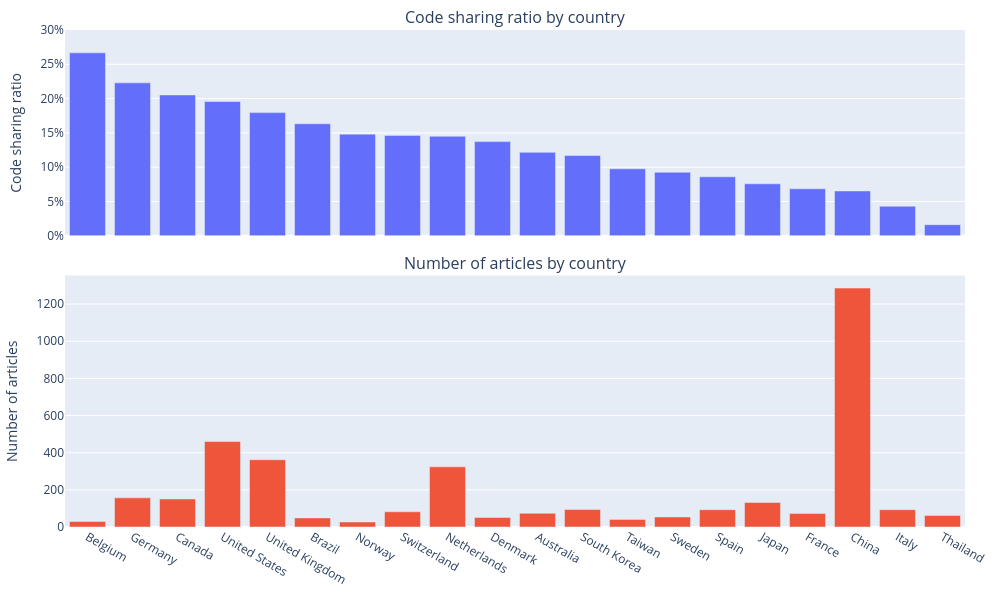

The code cell stored with this chart in its notebook:
### Code cell
import pandas as pd
import numpy as np
import plotly.graph_objects as go
from plotly.subplots import make_subplots

# ----------------------------
# Choose country column
# ----------------------------
country_col = (
    "country_first_author_institution_normalized"
    if "country_first_author_institution_normalized" in df_inscope.columns
    else "country_first_author_institution"
)

# ----------------------------
# Filter to countries with >20 papers
# ----------------------------
country_counts = df_inscope[country_col].dropna().value_counts()
valid_countries = country_counts[country_counts > 20].index
dfc = df_inscope[df_inscope[country_col].isin(valid_countries)].copy()

# ----------------------------
# Reported code mask
# ----------------------------
reported_mask = (
    dfc["repo_status"].isin([RepoStatus.OK.value, RepoStatus.NOT_SUPPORTED.value])
    | (dfc["repo_url"] == "Appendix")
)

# ----------------------------
# Aggregate support + ratio
# ----------------------------
summary = (
    dfc.assign(is_reported=reported_mask)
       .groupby(country_col, dropna=False)
       .agg(
           support=("is_reported", "size"),
           reported_ratio=("is_reported", "mean"),
       )
       .reset_index()
)

# Sort by code sharing ratio DESC (keep same order for both panels)
summary = summary.sort_values(["reported_ratio", "support"], ascending=[False, False])
countries = summary[country_col].tolist()

# ----------------------------
# Two-panel figure (swapped: 1b on top, 1a on bottom)
# ----------------------------
fig = make_subplots(
    rows=2, cols=1,
    shared_xaxes=True,
    vertical_spacing=0.08,
    row_heights=[0.45, 0.55],
    subplot_titles=[
        "Code sharing ratio by country",
        "Number of articles by country"
    ],
)

# Top: 1b ratio (cap view at 0.5 as before)
fig.add_trace(
    go.Bar(
        x=countries,
        y=summary["reported_ratio"],
        name="Code sharing ratio",
        customdata=summary["support"],
        hovertemplate="Country: %{x}<br>Reported ratio: %{y:.1%}<br>(n=%{customdata})<extra></extra>",
    ),
    row=1, col=1
)

# Bottom: 1a counts
fig.add_trace(
    go.Bar(
        x=countries,
        y=summary["support"],
        name="Articles (n)",
        hovertemplate="Country: %{x}<br>Articles (n): %{y}<extra></extra>",
    ),
    row=2, col=1
)

fig.update_yaxes(title_text="Code sharing ratio", range=[0, 0.3], tickformat=".0%", row=1, col=1)
fig.update_yaxes(title_text="Number of articles", row=2, col=1)

# fig.update_xaxes(title_text="Country", tickangle=45, row=2, col=1)

fig.update_layout(
    height=600,
    width=1000,
    showlegend=False,
    margin=dict(l=20, r=20, t=30, b=20),
)
fig.write_image("../figures/figure4_code_sharing_countries.png", scale=3)  # scale controls sharpness
fig.show()

### Figure 1 — Plotly figure (JSON) as saved in the notebook; plotly's stock layout.template omitted (floating-point values rounded to 4 significant figures)
{"data": [{"customdata": [30, 157, 151, 460, 362, 49, 27, 82, 324, 51, 74, 94, 41, 54, 93, 132, 73, 1286, 93, 62], "hovertemplate": "Country: %{x}<br>Reported ratio: %{y:.1%}<br>(n=%{customdata})<extra></extra>", "name": "Code sharing ratio", "type": "bar", "x": ["Belgium", "Germany", "Canada", "United States", "United Kingdom", "Brazil", "Norway", "Switzerland", "Netherlands", "Denmark", "Australia", "South Korea", "Taiwan", "Sweden", "Spain", "Japan", "France", "China", "Italy", "Thailand"], "xaxis": "x", "y": [0.2667, 0.2229, 0.2053, 0.1957, 0.1796, 0.1633, 0.1481, 0.1463, 0.1451, 0.1373, 0.1216, 0.117, 0.09756, 0.09259, 0.08602, 0.07576, 0.06849, 0.06532, 0.04301, 0.01613], "yaxis": "y"}, {"hovertemplate": "Country: %{x}<br>Articles (n): %{y}<extra></extra>", "name": "Articles (n)", "type": "bar", "x": ["Belgium", "Germany", "Canada", "United States", "United Kingdom", "Brazil", "Norway", "Switzerland", "Netherlands", "Denmark", "Australia", "South Korea", "Taiwan", "Sweden", "Spain", "Japan", "France", "China", "Italy", "Thailand"], "xaxis": "x2", "y": [30, 157, 151, 460, 362, 49, 27, 82, 324, 51, 74, 94, 41, 54, 93, 132, 73, 1286, 93, 62], "yaxis": "y2"}], "layout": {"annotations": [{"font": {"size": 16}, "showarrow": false, "text": "Code sharing ratio by country", "x": 0.5, "xanchor": "center", "xref": "paper", "y": 1, "yanchor": "bottom", "yref": "paper"}, {"font": {"size": 16}, "showarrow": false, "text": "Number of articles by country", "x": 0.5, "xanchor": "center", "xref": "paper", "y": 0.506, "yanchor": "bottom", "yref": "paper"}], "height": 600, "margin": {"b": 20, "l": 20, "r": 20, "t": 30}, "showlegend": false, "width": 1000, "xaxis": {"anchor": "y", "domain": [0, 1], "matches": "x2", "showticklabels": false}, "xaxis2": {"anchor": "y2", "domain": [0, 1]}, "yaxis": {"anchor": "x", "domain": [0.586, 1], "range": [0, 0.3], "tickformat": ".0%", "title": {"text": "Code sharing ratio"}}, "yaxis2": {"anchor": "x2", "domain": [0, 0.506], "title": {"text": "Number of articles"}}}}
